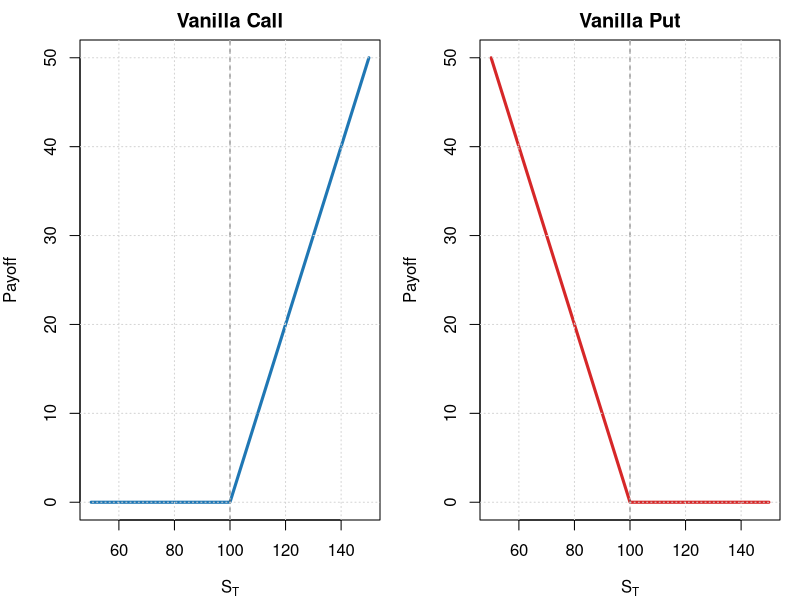
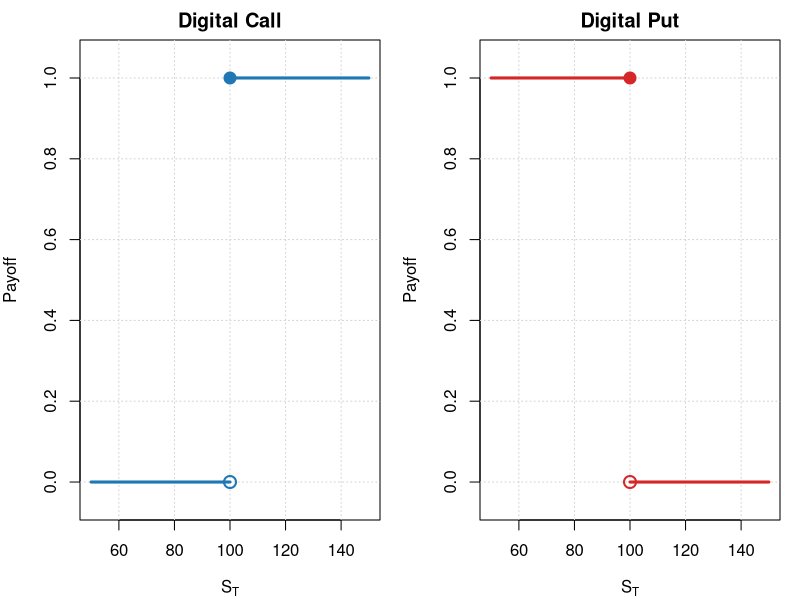
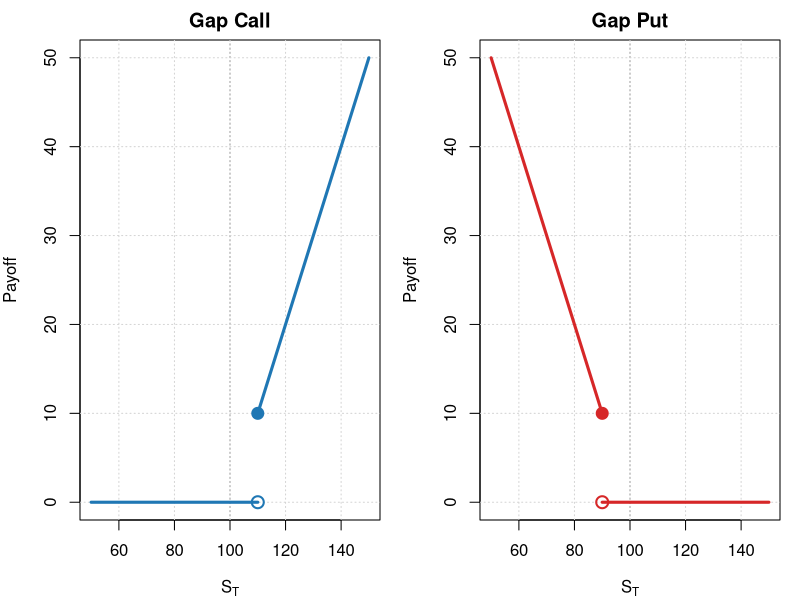

R code for these plots, in order:
## ---- chunk 1
#| echo: false
#| warning: false
#| message: false
#| fig-width: 12
#| fig-height: 4.4
#| out-width: "100%"

S <- seq(50, 150, length.out = 1000)
K <- 100

vanilla_call <- pmax(S - K, 0)
vanilla_put <- pmax(K - S, 0)

old_par <- par(mfrow = c(1, 2), mar = c(4, 4, 2, 1), oma = c(0, 0, 0, 0))

plot(S, vanilla_call, type = "l", lwd = 3, col = "#1f77b4",
     xlab = expression(S[T]), ylab = "Payoff",
     main = "Vanilla Call")
abline(v = K, lty = 2, col = "gray40")
grid()

plot(S, vanilla_put, type = "l", lwd = 3, col = "#d62728",
     xlab = expression(S[T]), ylab = "Payoff",
     main = "Vanilla Put")
abline(v = K, lty = 2, col = "gray40")
grid()

par(old_par)
## ---- chunk 2
#| echo: false
#| warning: false
#| message: false
#| fig-width: 12
#| fig-height: 4.4
#| out-width: "100%"

S <- seq(50, 150, length.out = 1000)
K <- 100

digital_call <- as.numeric(S > K)
digital_put <- as.numeric(S < K)

old_par <- par(mfrow = c(1, 2), mar = c(4, 4, 2, 1), oma = c(0, 0, 0, 0))

plot(S, digital_call, type = "n",
     xlab = expression(S[T]), ylab = "Payoff",
     main = "Digital Call", ylim = c(-0.05, 1.05))
grid()
lines(c(min(S), K), c(0, 0), lwd = 3, col = "#1f77b4")
lines(c(K, max(S)), c(1, 1), lwd = 3, col = "#1f77b4")
points(K, 0, pch = 1, cex = 1.6, lwd = 2, col = "#1f77b4")
points(K, 1, pch = 19, cex = 1.6, col = "#1f77b4")

plot(S, digital_put, type = "n",
     xlab = expression(S[T]), ylab = "Payoff",
     main = "Digital Put", ylim = c(-0.05, 1.05))
grid()
lines(c(min(S), K), c(1, 1), lwd = 3, col = "#d62728")
lines(c(K, max(S)), c(0, 0), lwd = 3, col = "#d62728")
points(K, 0, pch = 1, cex = 1.6, lwd = 2, col = "#d62728")
points(K, 1, pch = 19, cex = 1.6, col = "#d62728")

par(old_par)
## ---- chunk 3
#| echo: false
#| warning: false
#| message: false
#| fig-width: 12
#| fig-height: 4.4
#| out-width: "100%"

S <- seq(50, 150, length.out = 1000)
K2 <- 100
K1_call <- 110
K1_put <- 90

gap_call <- as.numeric(S > K1_call) * pmax(S - K2, 0)
gap_put <- as.numeric(S < K1_put) * pmax(K2 - S, 0)

old_par <- par(mfrow = c(1, 2), mar = c(4, 4, 2, 1), oma = c(0, 0, 0, 0))

plot(S, gap_call, type = "n",
     xlab = expression(S[T]), ylab = "Payoff",
     main = "Gap Call")
abline(v = K2, lty = 3, col = "gray55")
grid()
lines(c(min(S), K1_call), c(0, 0), lwd = 3, col = "#1f77b4")
lines(S[S >= K1_call], S[S >= K1_call] - K2, lwd = 3, col = "#1f77b4")
points(K1_call, 0, pch = 1, cex = 1.6, lwd = 2, col = "#1f77b4")
points(K1_call, K1_call - K2, pch = 19, cex = 1.6, col = "#1f77b4")

plot(S, gap_put, type = "n",
     xlab = expression(S[T]), ylab = "Payoff",
     main = "Gap Put")
abline(v = K2, lty = 3, col = "gray55")
grid()
lines(S[S <= K1_put], K2 - S[S <= K1_put], lwd = 3, col = "#d62728")
lines(c(K1_put, max(S)), c(0, 0), lwd = 3, col = "#d62728")
points(K1_put, 0, pch = 1, cex = 1.6, lwd = 2, col = "#d62728")
points(K1_put, K2 - K1_put, pch = 19, cex = 1.6, col = "#d62728")

par(old_par)
